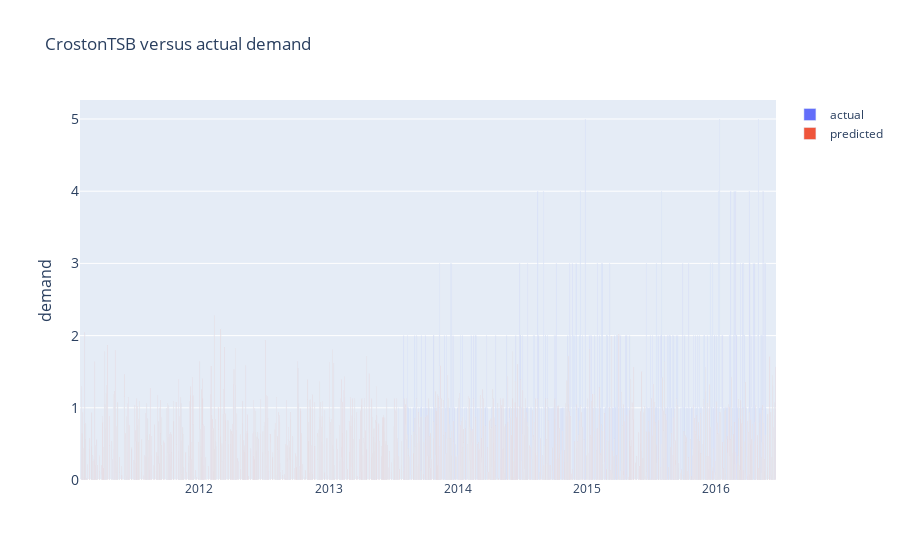

Notebook source saved alongside this figure:
### Code cell
fig = go.Figure(data=[
    go.Bar(name='actual', x=df_train['ds'], y=df_train['y']),
    go.Bar(name='predicted', x=df_croston_tsb['date'], y=df_croston_tsb['Forecast'])
])
# Change the bar mode
fig.update_layout(barmode='group',
    title='CrostonTSB versus actual demand',
    yaxis=dict(
        title='demand',
        titlefont_size=16,
        tickfont_size=14,
    ))
fig.show()

### Figure 1 — Plotly figure (JSON) as saved in the notebook; plotly's stock layout.template omitted (floating-point values rounded to 4 significant figures; data arrays with more than 128 entries replaced by an {"elided": "..."} marker saying what was removed)
{"data": [{"name": "actual", "type": "bar", "x": {"elided": "1941 str values"}, "y": {"elided": "1941 int values"}}, {"name": "predicted", "type": "bar", "x": {"elided": "1941 str values"}, "y": {"elided": "1941 float values"}}], "layout": {"autosize": true, "barmode": "group", "title": {"text": "CrostonTSB versus actual demand"}, "xaxis": {"autorange": true, "range": ["2011-01-28 12:00", "2016-06-19 12:00"], "type": "date"}, "yaxis": {"autorange": true, "range": [0, 5.263], "tickfont": {"size": 14}, "title": {"font": {"size": 16}, "text": "demand"}, "type": "linear"}}}
